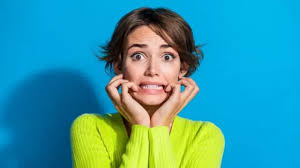
#> input picture OpenCvScript/pessoas/pessoas4.jpg, 300 x 168 px
$ python FacesOlhos.py
#> lines starting #> are read from the running program, lines starting #| are printed output that depends on the picture; after the words box and inside, x2 and y2 are one past the last pixel; in counts of white or black regions, pixels touching at a corner belong together
import cv2

loadAlgoritimo = cv2.CascadeClassifier('haarcascades/haarcascade_frontalface_default.xml')
loadEyes = cv2.CascadeClassifier('haarcascades/haarcascade_eye.xml')

image = cv2.imread('pessoas/pessoas4.jpg')
#> image is the input picture: shape (168, 300, 3); mean B, G, R 165.2, 154.4, 53.7
imagemCinza = cv2.cvtColor(image, cv2.COLOR_BGR2GRAY)
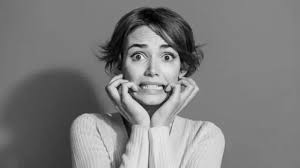
#> imagemCinza: shape (168, 300); min 0, max 237, mean 125.5
faces = loadAlgoritimo.detectMultiScale(imagemCinza)
#> faces = [[118, 28, 70, 70]]

for (x, y, l, a) in faces:
    cv2.rectangle(image, (x, y), (x + l, y + a), (0, 255, 0), 2)
    localEyes = image[y:y + a, x:x + l]
    localEyesCinza = cv2.cvtColor(localEyes, cv2.COLOR_BGR2GRAY)
    detec = loadEyes.detectMultiScale(localEyesCinza)

    for (ex, ey, el, ea) in detec:
        cv2.rectangle(localEyes, (ex, ey), (ex + el, ey + ea), (255, 255, 0), 2)
#> this loop made 1 pass
#> (x, y, l, a, detec) on pass 1: (118, 28, 70, 70, [[7, 17, 23, 23], [39, 17, 23, 23]])
#> pass 1, `localEyes = image[y:y + a, x:x + l]`:
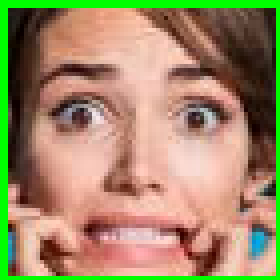
#> localEyes: shape (70, 70, 3) (shown 4 times larger); mean B, G, R 103.6, 138.3, 159.9
#> pass 1, `localEyesCinza = cv2.cvtColor(localEyes, cv2.COLOR_BGR2GRAY)`:
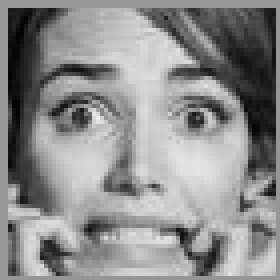
#> localEyesCinza: shape (70, 70) (shown 4 times larger); min 2, max 237, mean 140.9
#> after the loop:
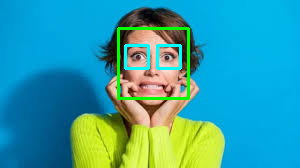
#> image: shape (168, 300, 3); 2.74% of pixels changed, all inside (x1, y1, x2, y2) = (117, 27, 190, 100)
#> after the loop:
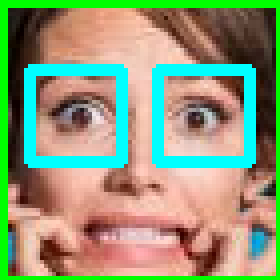
#> localEyes: shape (70, 70, 3) (shown 4 times larger); 11.1% of pixels changed, all inside (x1, y1, x2, y2) = (6, 16, 64, 42)

cv2.imshow("Detecta Faces and Eyes", image)
cv2.waitKey()

$ run again, with OpenCvScript/pessoas/pessoas1.jpg copied over OpenCvScript/pessoas/pessoas4.jpg
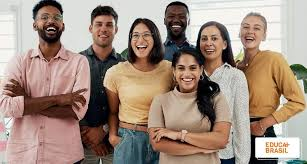
#> input picture OpenCvScript/pessoas/pessoas1.jpg, 307 x 164 px
#> image is the input picture: shape (164, 307, 3); mean B, G, R 127.8, 141.3, 161.7
#> `imagemCinza = cv2.cvtColor(image, cv2.COLOR_BGR2GRAY)`:
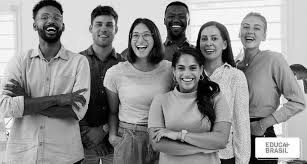
#> imagemCinza: shape (164, 307); min 0, max 255, mean 145.9
#> faces = [[90, 14, 28, 28], [237, 17, 30, 30], [127, 24, 30, 30], [196, 28, 29, 29], [172, 56, 32, 32], [34, 4, 33, 33], [50, 38, 51, 51]]
#> the loop `for (x, y, l, a) in faces:` made 7 passes
#> after the loop `for (x, y, l, a) in faces:`:
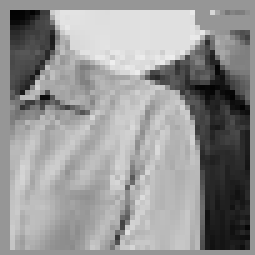
#> localEyesCinza: shape (51, 51) (shown 5 times larger); min 2, max 238, mean 148.6

$ run again, with OpenCvScript/pessoas/pessoas2.jpg copied over OpenCvScript/pessoas/pessoas4.jpg
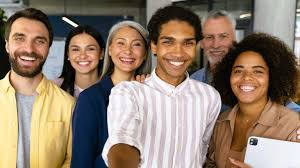
#> input picture OpenCvScript/pessoas/pessoas2.jpg, 300 x 168 px
#> image is the input picture: shape (168, 300, 3); mean B, G, R 110.3, 126.8, 145.2
#> `imagemCinza = cv2.cvtColor(image, cv2.COLOR_BGR2GRAY)`:
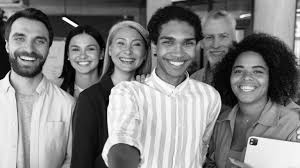
#> imagemCinza: shape (168, 300); min 0, max 255, mean 130.4
#> faces = [[64, 34, 38, 38], [197, 23, 37, 37], [105, 26, 46, 46], [150, 20, 56, 56], [222, 51, 52, 52], [3, 18, 52, 52]]
#> the loop `for (x, y, l, a) in faces:` made 6 passes
#> after the loop `for (x, y, l, a) in faces:`:
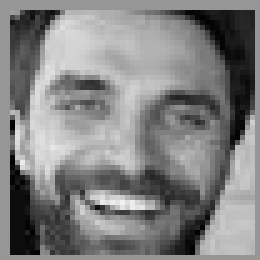
#> localEyesCinza: shape (52, 52) (shown 5 times larger); min 0, max 240, mean 129.1
